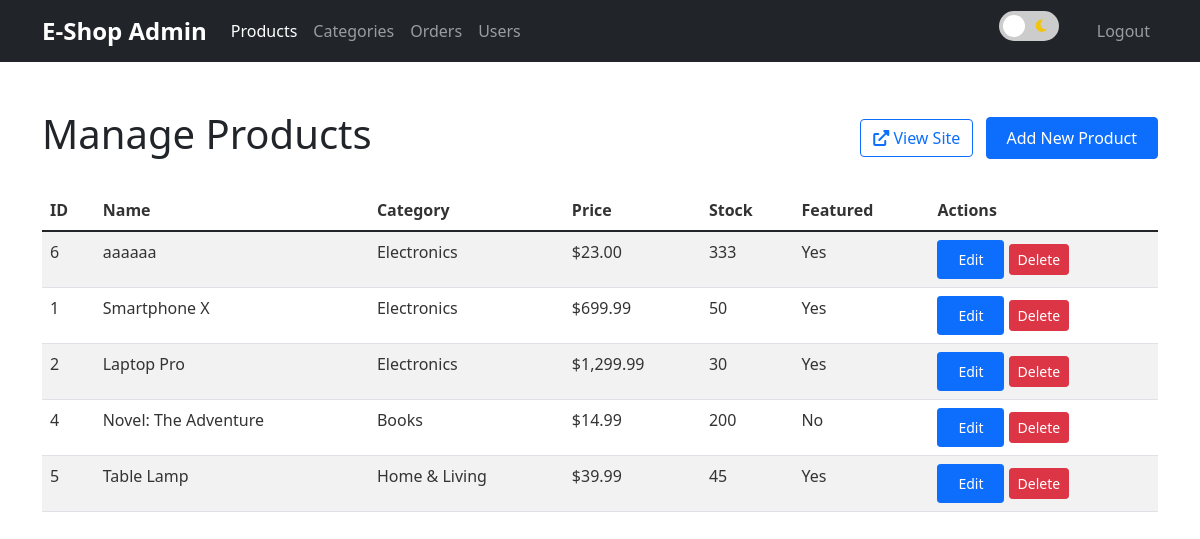
/admin/products.php (signed in), run on the app's committed database.
### tables this page shows
CREATE TABLE `products` (
  `id` int(11) NOT NULL,
  `name` varchar(200) NOT NULL,
  `description` text DEFAULT NULL,
  `price` decimal(10,2) NOT NULL,
  `category_id` int(11) DEFAULT NULL,
  `image` mediumblob DEFAULT NULL,
  `image_type` varchar(50) DEFAULT NULL,
  `stock` int(11) NOT NULL DEFAULT 0,
  `featured` tinyint(1) DEFAULT 0,
  `created_at` timestamp NOT NULL DEFAULT current_timestamp()
);

CREATE TABLE `categories` (
  `id` int(11) NOT NULL,
  `name` varchar(100) NOT NULL,
  `description` text DEFAULT NULL,
  `created_at` timestamp NOT NULL DEFAULT current_timestamp()
);

### admin/products.php (the view, shortened to what this page needs)
<?php
require_once '../config/config.php';
$stmt = $pdo->query("SELECT p.id, p.name, p.description, p.price, p.category_id,
                            p.stock, p.featured, p.created_at, c.name as category_name,
                            CASE WHEN p.image IS NOT NULL THEN 1 ELSE 0 END as has_image,
                            p.image_type
                     FROM products p
                     LEFT JOIN categories c ON p.category_id = c.id
                     ORDER BY p.created_at DESC");
$products = $stmt->fetchAll();
?>
<!DOCTYPE html>
<html lang="en">
<head>
    <link href="https://cdn.jsdelivr.net/npm/bootstrap@5.1.3/dist/css/bootstrap.min.css" rel="stylesheet">
    <link rel="stylesheet" href="https://cdnjs.cloudflare.com/ajax/libs/font-awesome/6.0.0/css/all.min.css">
    <link rel="stylesheet" href="../assets/css/style.css">
    <link rel="stylesheet" href="../assets/css/dark-theme.css">
</head>
<body class="admin-dashboard">
<?php include 'includes/header.php'; ?>
    <div class="container py-5">
        <div class="d-flex justify-content-between align-items-center mb-4">
            <h1>Manage Products</h1>
            <div>
                <a href="../index.php" class="btn btn-outline-primary me-2">
                    <i class="fas fa-external-link-alt"></i> View Site
                </a>
                <button class="btn btn-primary" data-bs-toggle="modal" data-bs-target="#addProductModal">
                    Add New Product
                </button>
            </div>
        </div>
        <div class="table-responsive">
            <table class="table table-striped">
                <thead>
                    <tr>
                        <th>ID</th>
                        <th>Name</th>
                        <th>Category</th>
                        <th>Price</th>
                        <th>Stock</th>
                        <th>Featured</th>
                        <th>Actions</th>
                    </tr>
                </thead>
                <tbody>
                    <?php foreach ($products as $product): ?>
                    <tr>
                        <td><?php echo $product['id']; ?></td>
                        <td><?php echo htmlspecialchars($product['name']); ?></td>
                        <td><?php echo htmlspecialchars($product['category_name']); ?></td>
                        <td>$<?php echo number_format($product['price'], 2); ?></td>
                        <td><?php echo $product['stock']; ?></td>
                        <td><?php echo $product['featured'] ? 'Yes' : 'No'; ?></td>
                        <td>
                            <button class="btn btn-sm btn-primary edit-product"
                                    data-bs-toggle="modal"
                                    data-bs-target="#productModal"
                                    data-product='<?php echo json_encode($product); ?>'>
                                Edit
                            </button>
                            <form method="POST" class="d-inline" onsubmit="return confirm('Are you sure you want to delete this product?');">
                                <button type="submit" name="delete" class="btn btn-sm btn-danger">Delete</button>
                            </form>
                        </td>
                    </tr>
                    <?php endforeach; ?>
                </tbody>
            </table>
        </div>
    </div>
</body>
</html>

### admin/includes/header.php (shortened to what this page needs)
<!DOCTYPE html>
<html lang="en">
<head>
    <link href="https://cdn.jsdelivr.net/npm/bootstrap@5.1.3/dist/css/bootstrap.min.css" rel="stylesheet">
    <link rel="stylesheet" href="https://cdnjs.cloudflare.com/ajax/libs/font-awesome/6.0.0/css/all.min.css">
    <link rel="stylesheet" href="/php/e commerce/assets/css/style.css">
    <link rel="stylesheet" href="/php/e commerce/assets/css/dark-theme.css">
</head>
<body>
    <nav class="navbar navbar-expand-lg navbar-dark bg-dark">
        <div class="container">
            <a class="navbar-brand" href="index.php">E-Shop Admin</a>
            <div class="collapse navbar-collapse" id="navbarNav">
                <ul class="navbar-nav me-auto">
                    <li class="nav-item">
                        <a class="nav-link <?php echo basename($_SERVER['PHP_SELF']) === 'products.php' ? 'active' : ''; ?>" href="products.php">Products</a>
                    </li>
                    <li class="nav-item">
                        <a class="nav-link <?php echo basename($_SERVER['PHP_SELF']) === 'categories.php' ? 'active' : ''; ?>" href="categories.php">Categories</a>
                    </li>
                    <li class="nav-item">
                        <a class="nav-link <?php echo basename($_SERVER['PHP_SELF']) === 'orders.php' ? 'active' : ''; ?>" href="orders.php">Orders</a>
                    </li>
                    <li class="nav-item">
                        <a class="nav-link <?php echo basename($_SERVER['PHP_SELF']) === 'users.php' ? 'active' : ''; ?>" href="users.php">Users</a>
                    </li>
                </ul>
                <ul class="navbar-nav">
                    <li class="nav-item">
                        <div class="theme-toggle-wrapper">
                            <label class="theme-switch">
                                <span class="slider round">
                                    <i class="fas fa-sun"></i>
                                    <i class="fas fa-moon"></i>
                                </span>
                            </label>
                        </div>
                    </li>
                    <li class="nav-item">
                        <a class="nav-link" href="../logout.php">Logout</a>
                    </li>
                </ul>
            </div>
        </div>
    </nav>

### assets/css/style.css (style rules this page uses)
.navbar-brand { font-weight: bold; font-size: 1.5rem; }
.nav-link { font-weight: 500; color: #ffffff; }
.btn-primary { padding: 8px 20px; color: #ffffff; }
.table thead th { color: #333333; }
.theme-toggle-wrapper { display: flex; align-items: center; margin-right: 15px; }
.theme-switch { position: relative; display: inline-block; width: 60px; height: 34px; }
.slider { position: absolute; cursor: pointer; top: 0; left: 0; right: 0; bottom: 0; background-color: #ccc; transition: .4s; }
.slider:before { position: absolute; content: ""; height: 26px; width: 26px; left: 4px; bottom: 4px; background-color: white; transition: .4s; }
.slider.round { border-radius: 34px; }
.slider.round:before { border-radius: 50%; }

### assets/css/dark-theme.css (style rules this page uses)
.theme-toggle-wrapper { display: flex; align-items: center; padding: 0 15px; }
.theme-switch { position: relative; display: inline-block; width: 60px; height: 30px; margin: 0; }
.slider { position: absolute; cursor: pointer; top: 0; left: 0; right: 0; bottom: 0; background-color: #ccc; transition: .4s; display: flex; align-items: center; justify-content: space-between; padding: 5px 8px; }
.slider:before { position: absolute; content: ""; height: 22px; width: 22px; left: 4px; bottom: 4px; background-color: white; transition: .4s; z-index: 2; }
.slider .fa-sun { color: #f1c40f; margin-left: 2px; font-size: 14px; z-index: 1; }
.slider .fa-moon { color: #f1c40f; margin-right: 2px; font-size: 14px; z-index: 1; }
.slider.round { border-radius: 34px; }
.slider.round:before { border-radius: 50%; }

### data on the page
products: id "6", name "aaaaaa", category.name "Electronics", price "23.00", stock "333", featured "Yes"
products: id "1", name "Smartphone X", category.name "Electronics", price "699.99", stock "50", featured "Yes"
products: id "2", name "Laptop Pro", category.name "Electronics", price "1,299.99", stock "30", featured "Yes"
products: id "4", name "Novel: The Adventure", category.name "Books", price "14.99", stock "200", featured "No"
products: id "5", name "Table Lamp", category.name "Home & Living", price "39.99", stock "45", featured "Yes"
